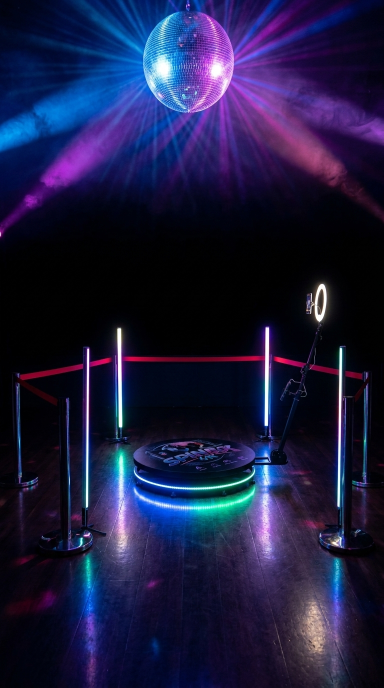
#> input picture film-src/keyframe-platform.jpg, 768 x 1376 px (shown at 1/2 size)
$ python make-photo-film.py
#> lines starting #> are read from the running program, lines starting #| are printed output that depends on the picture
#!/usr/bin/env python3
"""Build the homepage scroll film from stills (see src/data/film.ts).

    python3 scripts/make-photo-film.py            # writes public/film/<id>/m/001.webp ...

Clips made here:
  floor  film-src/keyframe-platform.jpg: camera travels from the mirror ball down to the 360 platform
  booth, mirror, pod, spin: real SpinPix photos with a push in, crossfades, neon grade and a light sweep
The opening 'hero' clip (disco ball footage) is not touched. When real video clips replace any of these,
run scripts/make-film.sh on them instead and keep the same ids.
"""
import math, os, sys
import numpy as np
from PIL import Image

ROOT = os.path.join(os.path.dirname(os.path.abspath(__file__)), '..')
PHOTOS = os.path.join(ROOT, 'public', 'photos')
OUT = os.path.join(ROOT, 'public', 'film')
W, H = 540, 960
QUALITY = 58

def smooth(x): x = min(1.0, max(0.0, x)); return x * x * (3 - 2 * x)
#> after `x = min(1.0, max(0.0, x))`: x = 0
def lerp(a, b, t): return a + (b - a) * t

def window(im, cx, cy, w):
    """Crop a 9:16 window of width w centred on (cx, cy), kept inside the image, resized to the frame."""
    iw, ih = im.size
#> iw = 768; ih = 1376
    w = min(w, iw, ih * 9 / 16); h = w * 16 / 9
#> after `w = min(w, iw, ih * 9 / 16)`: w = 384
#> after `h = w * 16 / 9`: h = 682.7
    x0 = min(max(cx - w / 2, 0), iw - w); y0 = min(max(cy - h / 2, 0), ih - h)
#> after `x0 = min(max(cx - w / 2, 0), iw - w)`: x0 = 185
#> after `y0 = min(max(cy - h / 2, 0), ih - h)`: y0 = 0
    return im.resize((W, H), Image.LANCZOS, box=(x0, y0, x0 + w, y0 + h))

yy, xx = np.mgrid[0:H, 0:W].astype(np.float32)
vignette = 1 - 0.55 * np.clip(((xx / W - .5) ** 2 * 1.6 + (yy / H - .5) ** 2) * 2.2, 0, 1)
ramp = (yy / H)[..., None]
tint = np.array([.18, .30, 1.0]) * (1 - ramp) + np.array([1.0, .18, .58]) * ramp   # blue top, pink bottom

def grade(img, t, glow=1.0):
    a = np.asarray(img, dtype=np.float32) / 255
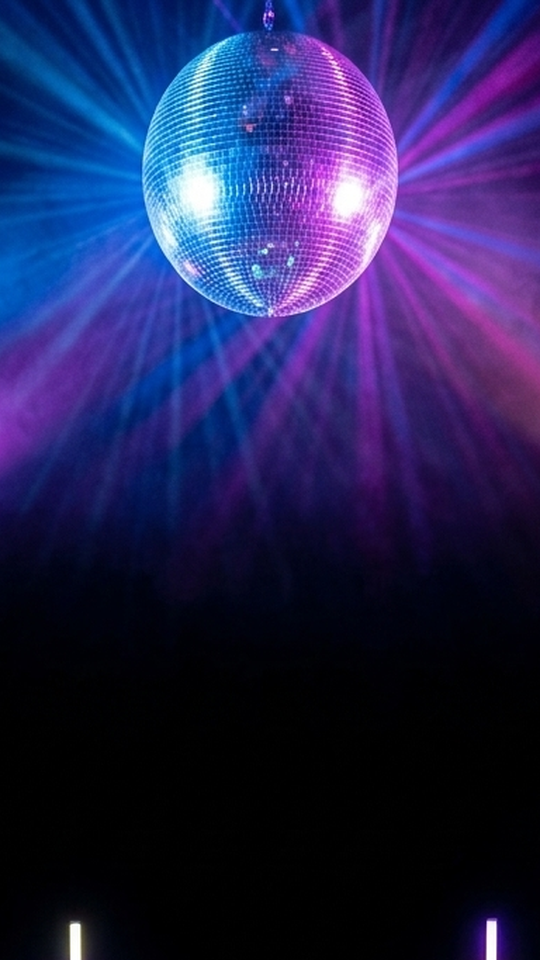
#> a: shape (960, 540, 3) float32; mean R, G, B 0.141, 0.138, 0.333
    lum = a.mean(axis=2, keepdims=True)
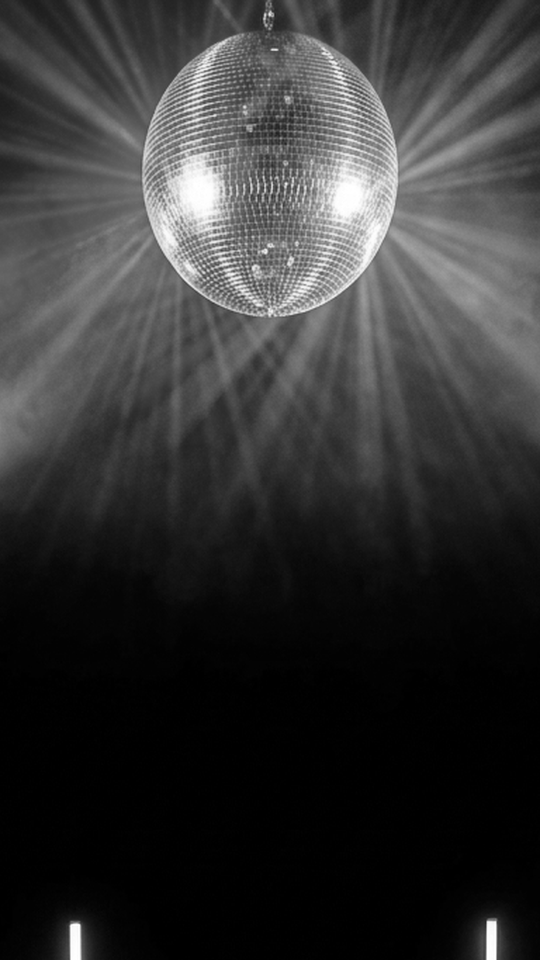
#> lum: shape (960, 540, 1) float32; min 0, max 1, mean 0.203
    a = lum + (a - lum) * 1.18                       # richer colour
    a = (a - .5) * 1.1 + .5                          # a touch more contrast
    a = 1 - (1 - a) * (1 - tint * .13 * glow)        # screen a neon wash over it
    d = (xx / W * .55 + yy / H * .45) - lerp(-.2, 1.2, t)   # diagonal light sweep that travels with the scroll
    a += (np.exp(-(d / .09) ** 2) * .11)[..., None] * np.array([.8, .6, 1.0])
    a *= vignette[..., None]
    return np.clip(a, 0, 1)

def to_img(a): return Image.fromarray((a * 255).astype(np.uint8))

def floor_clip(n):
    im = Image.open(os.path.join(ROOT, 'film-src', 'keyframe-platform.jpg')).convert('RGB')
    iw, ih = im.size
    for f in range(n):
        u = f / (n - 1)
        if u < .5:   # pull back from the ball to the whole room
            k = smooth(u / .5); cx = lerp(377, iw / 2, k); cy = lerp(300, ih * .5, k); w = lerp(iw * .50, iw, k)
        else:        # then push in on the platform
            k = smooth((u - .5) / .5); cx = lerp(iw / 2, 400, k); cy = lerp(ih * .5, ih * .66, k); w = lerp(iw, iw * .50, k)
        yield to_img(grade(window(im, cx, cy, w), u, glow=.7))

def photo_clip(files, n, drift=1):
    ims = [Image.open(os.path.join(PHOTOS, f + '.jpg')).convert('RGB') for f in files]
    k = len(ims); X = .22   # share of each slot spent crossfading into the next photo
    def shot(i, t):
        im = ims[i]; iw, ih = im.size
        d = drift if i % 2 == 0 else -drift
        w0 = min(iw, ih * 9 / 16)
        z = lerp(1.0, .80, smooth(t))
        return window(im, lerp(iw / 2 - d * iw * .05, iw / 2 + d * iw * .05, t), lerp(ih * .55, ih * .47, t), w0 * z)
    for f in range(n):
        u = f / (n - 1); pos = u * k; i = min(int(pos), k - 1); local = pos - i
        a = shot(i, local)
        if i < k - 1 and local > 1 - X:
            a = Image.blend(a, shot(i + 1, 0), smooth((local - (1 - X)) / X))
        yield to_img(grade(a, u))

CLIPS = {
    'floor':  (60, lambda n: floor_clip(n)),
    'booth':  (36, lambda n: photo_clip(['enclosed-wood-night', 'booth-silver', 'booth-wood'], n)),
    'mirror': (36, lambda n: photo_clip(['mirror-clock', 'mirror-18th', 'mirror-bride-groom'], n, -1)),
    'pod':    (36, lambda n: photo_clip(['selfie-pod', 'selfie-totem-couple', 'selfie-totem'], n)),
    'spin':   (36, lambda n: photo_clip(['video-360', 'video-360-wedding', 'video-360-platform'], n, -1)),
}

if __name__ == '__main__':
    only = sys.argv[1:] or list(CLIPS)
    for cid in only:
        n, make = CLIPS[cid]
        d = os.path.join(OUT, cid, 'm'); os.makedirs(d, exist_ok=True)
        for f in os.listdir(d): os.remove(os.path.join(d, f))
        for i, img in enumerate(make(n)):
            img.save(os.path.join(d, f'{i + 1:03d}.webp'), quality=QUALITY, method=6)
        size = sum(os.path.getsize(os.path.join(d, f)) for f in os.listdir(d)) // 1024
        print(f"{{ id: '{cid}', frames: {n}, desktop: false }},  // {size} KB")
#| { id: 'floor', frames: 60, desktop: false },  // 0 KB
#> (the run stopped early here; a loop or call above may not have finished)
